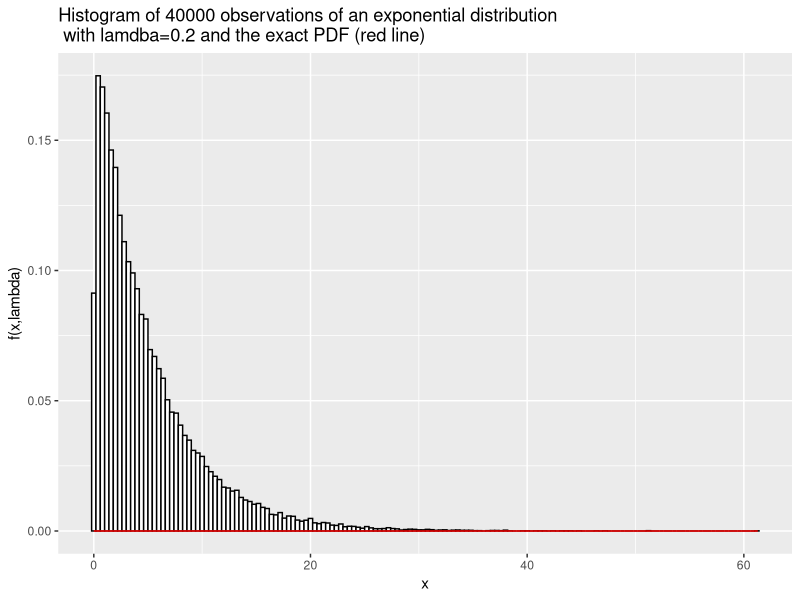
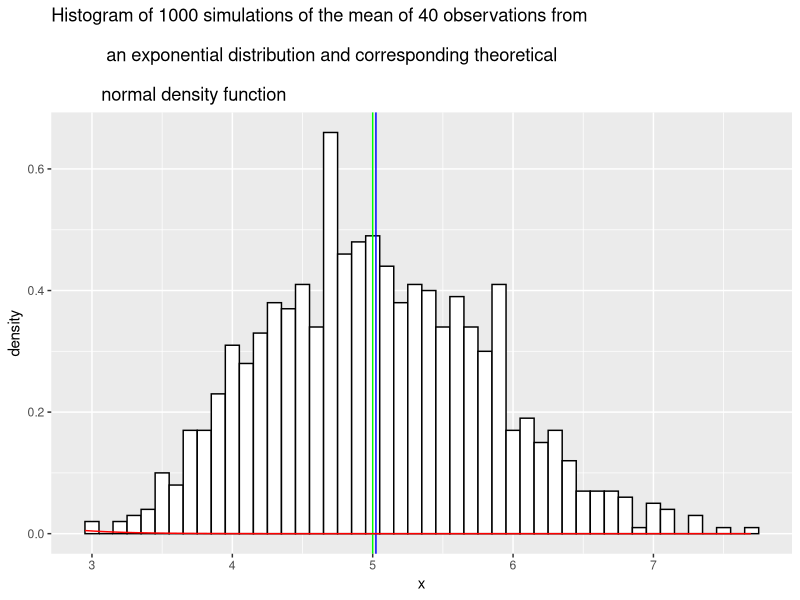
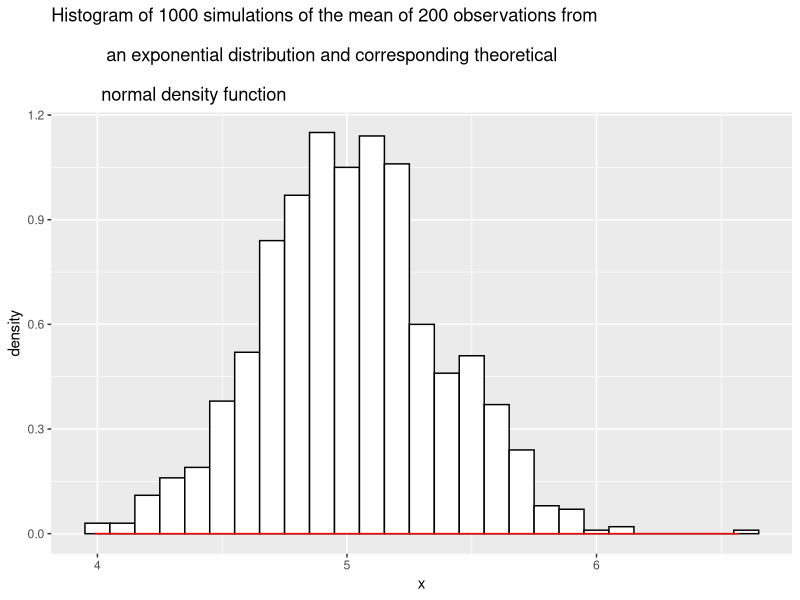

Write the R code that produced these figures, in order.
## ---- chunk 1
# Loading libraries
library(ggplot2)
## ---- chunk 2
numberSims <-  1000
numberexps <- 1000
numberMeans <- 40
numberMeans2 <- 200
lambda <- 0.2
mns <- NULL
exps <- NULL
for (i in 1 : numberSims) {mns <- c(mns, mean(rexp(numberMeans,lambda)))}
for (i in 1 : numberexps) {exps <- c(exps, rexp(numberMeans,lambda))}
## ---- chunk 3
expdist <- function(x, lbd = 0) {lbd * exp(-1 * lbd *x)}
expsdf <- as.data.frame(exps)
ggplot(data=expsdf, aes(x=exps)) + geom_histogram(aes(y = ..density..), colour="black", fill="white", binwidth = 0.4) +
   stat_function(fun=expdist, arg=list(lbd=lambda ), colour="red" ) +
  ggtitle("Histogram of 40000 observations of an exponential distribution \n with lamdba=0.2 and the exact PDF (red line)") + xlab("x") + ylab ("f(x,lambda)")
## ---- chunk 4
theoretical_mean <- 1/lambda
theoretical_mean
sample_mean <- mean(mns)
sample_mean
meandeltapct <- (theoretical_mean - sample_mean) * 100 / theoretical_mean
meandeltapct
## ---- chunk 5
theoretical_variance <- 1/(lambda^2*numberMeans)
theoretical_variance
sample_variance <- var(mns)
sample_variance
variancedeltapct <- (theoretical_variance - sample_variance) * 100 / theoretical_mean
variancedeltapct
## ---- chunk 6
mnsdf <- as.data.frame(mns)
ggplot(data=mnsdf, aes(x=mns)) + geom_histogram(aes(y = ..density..), 
          colour="black", fill="white", binwidth = 0.1) +
  geom_vline(xintercept = (1/lambda), colour="green") + 
  geom_vline(xintercept = mean(mns), colour="blue") +
     stat_function(fun=dnorm, arg=list(mean=1/lambda, 
    sd=sqrt(1/(lambda^2*numberMeans)) ), colour="red" ) + 
  ggtitle("Histogram of 1000 simulations of the mean of 40 observations from \n
           an exponential distribution and corresponding theoretical \n
          normal density function") + xlab("x")
## ---- chunk 7
mns2 <- NULL
for (i in 1 : numberSims) {mns2 <- c(mns2, mean(rexp(numberMeans2,lambda)))}
mnsdf2 <- as.data.frame(mns2)
ggplot(data=mnsdf2, aes(x=mns2)) + geom_histogram(aes(y = ..density..), 
      colour="black", fill="white", binwidth = 0.1) +
  stat_function(fun=dnorm, arg=list(mean=1/lambda, sd=sqrt(1/(lambda^2*numberMeans2)) ), 
                colour="red" )  + 
  ggtitle("Histogram of 1000 simulations of the mean of 200 observations from \n
           an exponential distribution and corresponding theoretical \n
          normal density function") + xlab("x")
## ---- chunk 8
theoretical_mean <- 1/lambda
theoretical_mean
sample_mean <- mean(mns2)
sample_mean
theoretical_variance <- 1/(lambda^2*numberMeans2)
theoretical_variance
sample_variance <- var(mns2)
sample_variance

meandeltapct <- (theoretical_mean - sample_mean) * 100 / theoretical_mean
meandeltapct

variancedeltapct <- (theoretical_variance - sample_variance) * 100 / theoretical_mean
variancedeltapct
